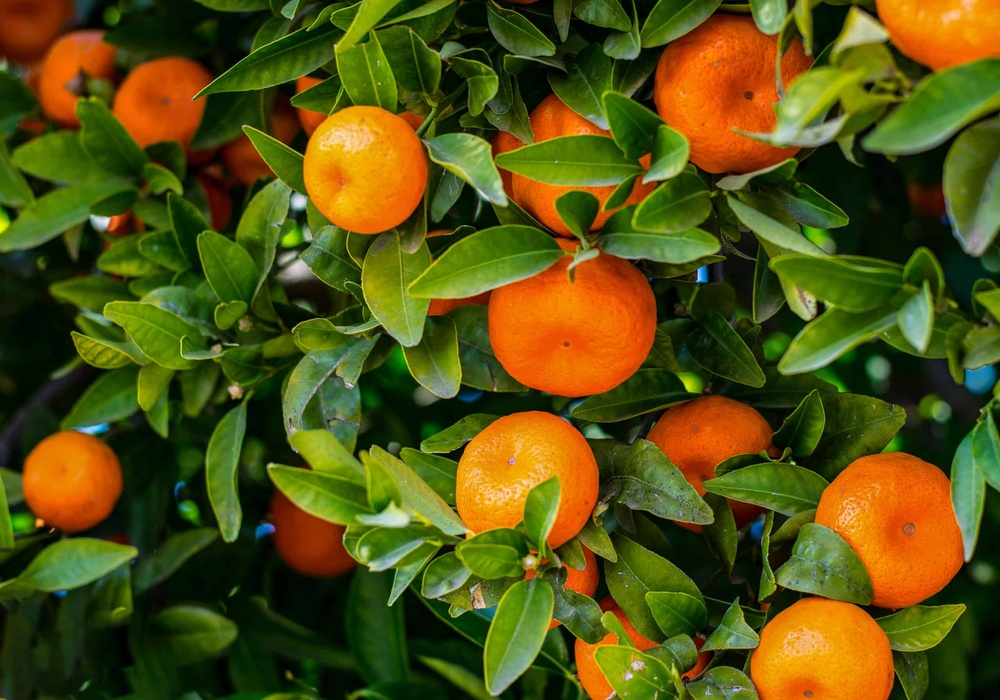
#> input picture Assignment_5/img/oranges.jpg, 1000 x 700 px, shrunk from 2560 x 1793 before the run
$ jupyter execute Assignment_5_2.ipynb
#> lines starting #> are read from the running program, lines starting #| are printed output that depends on the picture
[cell 1]
import cv2 as cv
import numpy as np
import matplotlib.pyplot as plt
from mpl_toolkits.axes_grid1 import make_axes_locatable
import math

# Utility Function

[cell 2]
def convertRGB2HSI(img):

    # Convert RGB to HSI
    width, height, channel = img.shape

    # Create a new image
    new_img = np.zeros((width, height, channel), dtype=np.float64)

    for i in range(width):
        for j in range(height):
            # Get RGB value
            red, green, blue = img[i, j, 2], img[i, j, 1], img[i, j, 0]
            red, green, blue = red / 255.0, green / 255.0, blue / 255.0

            # Convert RGB to HSI
            intensity = max([red, green, blue])
            delta = intensity - min([red, green, blue])

            if intensity == 0:
                saturation = 0
                hue = 0
            elif delta == 0:
                saturation = 0
                hue = 0
            else:
                saturation = delta / intensity

                hue = 0
                if red == intensity:
                    hue = (green - blue) / (delta * 6)
                elif green == intensity:
                    hue = (2.0 + ((blue - red) / delta)) / 6.0
                elif blue == intensity:
                    hue = (4.0 + ((red - green) / delta)) / 6.0

            hue = (hue + 1) % 1
            new_img[i, j] = [hue, saturation, intensity]

    return new_img

[cell 3]
def convertHSI2RGB(img):

    # Convert HSI to RGB
    width, height, channel = img.shape

    # Create a new image
    new_img = np.zeros((width, height, channel), dtype=np.uint8)

    for i in range(width):
        for j in range(height):
            # Get HSI value
            hue, saturation, intensity = img[i, j]

            r, g, b = 0.0, 0.0, 0.0

            H_prime = math.floor(hue * 6)
            F = (hue * 6) - H_prime
            P = intensity * (1 - saturation)
            Q = intensity * (1 - (F * saturation))
            T = intensity * (1 - ((1 - F) * saturation))

            if H_prime == 0:
                r = intensity
                g = T
                b = P
            elif H_prime == 1:
                r = Q
                g = intensity
                b = P
            elif H_prime == 2:
                r = P
                g = intensity
                b = T
            elif H_prime == 3:
                r = P
                g = Q
                b = intensity
            elif H_prime == 4:
                r = T
                g = P
                b = intensity
            elif H_prime == 5:
                r = intensity
                g = P
                b = Q

            new_img[i, j] = [r * 255, g * 255, b * 255]

    return new_img

# Processing

## Load Image

[cell 4]
orange_path = "img/oranges.jpg"
orange = cv.imread(orange_path, cv.IMREAD_COLOR)
#> orange is the input picture: shape (700, 1000, 3); mean B, G, R 17.2, 81.1, 85.8
orange_hsi = convertRGB2HSI(orange)

## Plot RGB Channels

[cell 5]
b, g, r = cv.split(orange)

fig, axs = plt.subplots(1, 3, figsize=(15, 5))
axs[0].imshow(r, cmap="Reds_r")
axs[0].set_title("Red")
divider = make_axes_locatable(axs[0])
cax = divider.append_axes("right", size="5%", pad=0.05)
fig.colorbar(axs[0].imshow(r, cmap="Reds_r"), cax=cax)

axs[1].imshow(g, cmap="Greens_r")
axs[1].set_title("Green")
divider = make_axes_locatable(axs[1])
cax = divider.append_axes("right", size="5%", pad=0.05)
fig.colorbar(axs[1].imshow(r, cmap="Greens_r"), cax=cax)

axs[2].imshow(b, cmap="Blues_r")
axs[2].set_title("Blue")
divider = make_axes_locatable(axs[2])
cax = divider.append_axes("right", size="5%", pad=0.05)
fig.colorbar(axs[2].imshow(r, cmap="Blues_r"), cax=cax)

fig.tight_layout()

plt.savefig("output/5_2/rgb.png")
plt.show()

## Plot HSI Channels

[cell 6]
h, s, i = cv.split(orange_hsi)
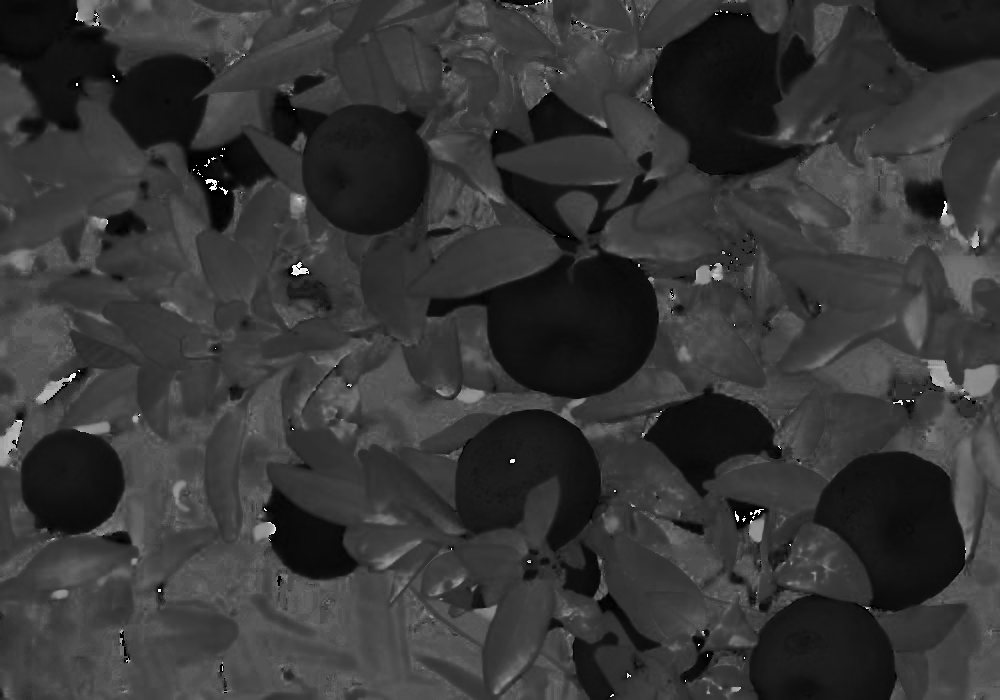
#> h: shape (700, 1000) float64; min 0, max 0.997, mean 0.217
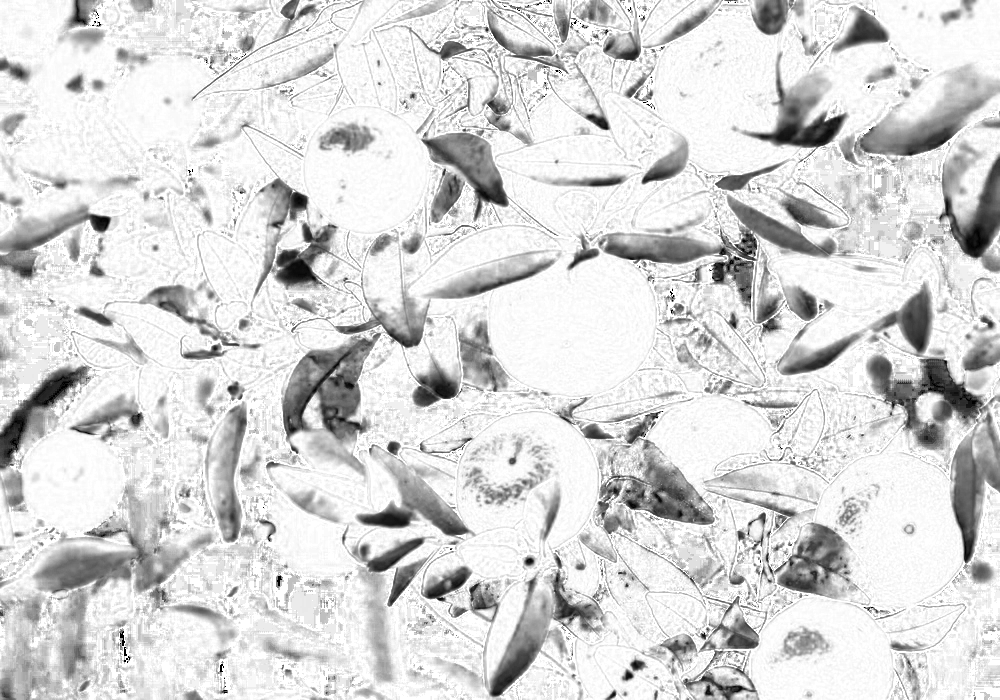
#> s: shape (700, 1000) float64; min 0, max 1, mean 0.846
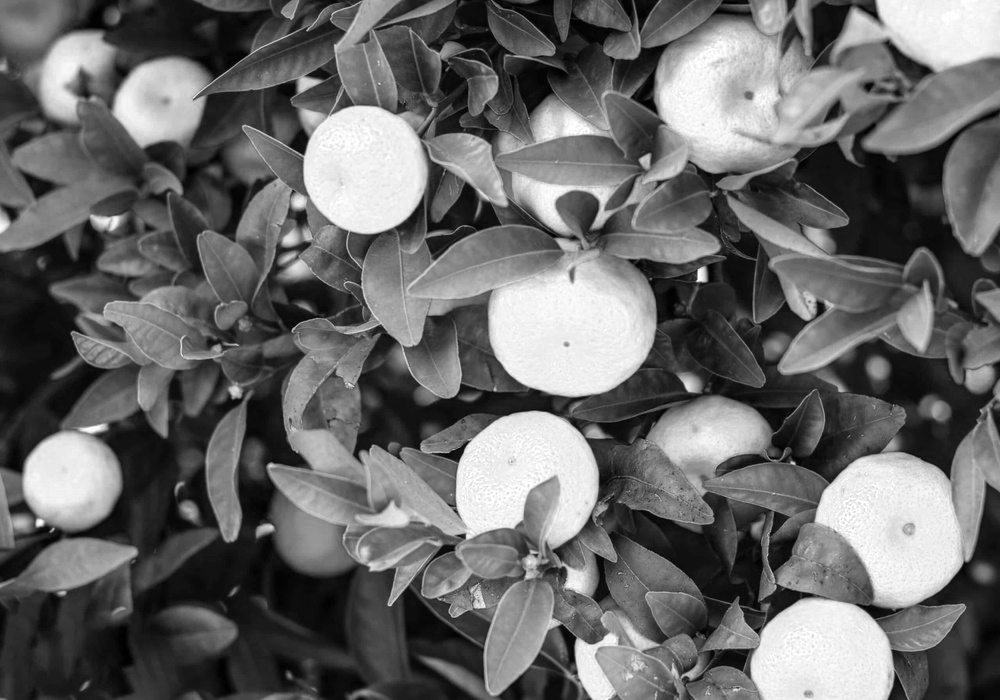
#> i: shape (700, 1000) float64; min 0, max 1, mean 0.411
h = h * 360

fig, axs = plt.subplots(1, 3, figsize=(15, 5))
axs[0].imshow(h, cmap="hsv")
axs[0].set_title("Hue")
divider = make_axes_locatable(axs[0])
cax = divider.append_axes("right", size="5%", pad=0.05)
fig.colorbar(axs[0].imshow(h, cmap="hsv"), cax=cax)

axs[1].imshow(s, cmap="Greys_r")
axs[1].set_title("Saturation")
divider = make_axes_locatable(axs[1])
cax = divider.append_axes("right", size="5%", pad=0.05)
fig.colorbar(axs[1].imshow(s, cmap="Greys_r"), cax=cax)

axs[2].imshow(i, cmap="Greys_r")
axs[2].set_title("Intensity")
divider = make_axes_locatable(axs[2])
cax = divider.append_axes("right", size="5%", pad=0.05)
fig.colorbar(axs[2].imshow(i, cmap="Greys_r"), cax=cax)

fig.tight_layout()

plt.savefig("output/5_2/hue_saturation_intensity.png")
plt.show()

## Slicing With Hue Channel Threshold

[cell 7]
# Filter out not orange
def filterOrange(img, hue=[0, 50]):

    min_hue, max_hue = hue

    hue_range = [min_hue / 360, max_hue/360]
    saturation_range = [0, 1]
    intensity_range = [0, 1]

    width, height, channel = img.shape
#> width = 700; height = 1000; channel = 3

    # Create a new image
    new_img = np.zeros((width, height, channel), dtype=np.float64)

    for i in range(width):
        for j in range(height):
            # Get RGB value
            hue, saturation, intensity = img[i, j, 0], img[i, j, 1], img[i, j, 2]

            # Filter out not orange
            if hue_range[0] <= hue <= hue_range[1] and saturation_range[0] <= saturation <= saturation_range[1] and intensity_range[0] <= intensity <= intensity_range[1]:
                new_img[i, j] = [hue, saturation, intensity]
            else:
                new_img[i, j] = [240/360, 1, 0.5]
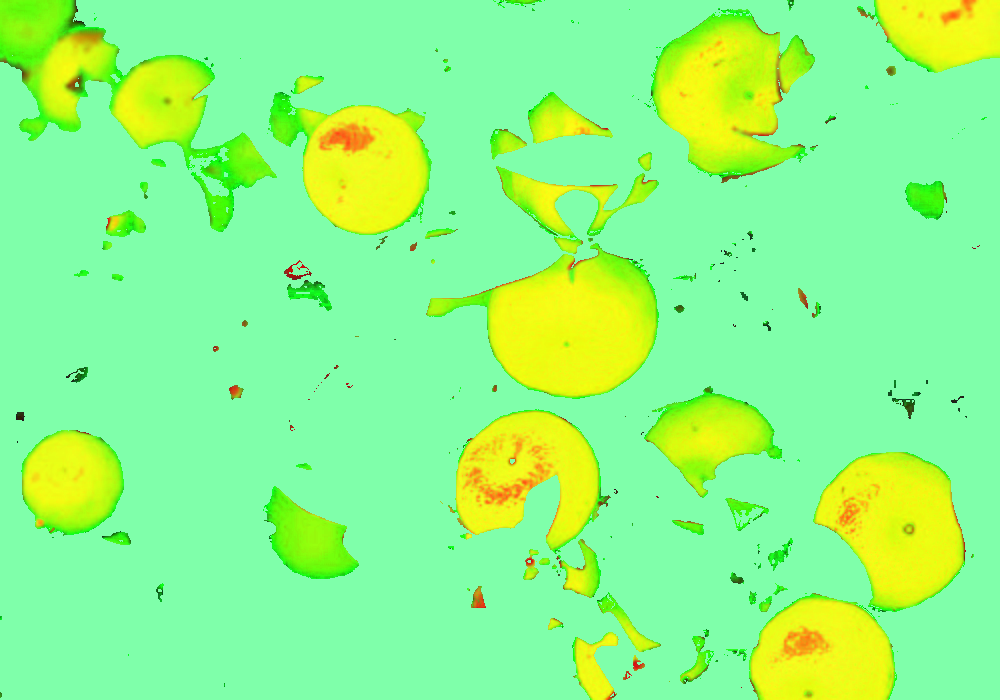
#> new_img: shape (700, 1000, 3) float64; mean B, G, R 0.526, 0.987, 0.558

    return new_img

[cell 8]
filtered_orange = filterOrange(orange_hsi, hue=[5, 50])
filtered_orange_rgb = convertHSI2RGB(filtered_orange)
#> after the loop in convertHSI2RGB, `for i in range(width):`:
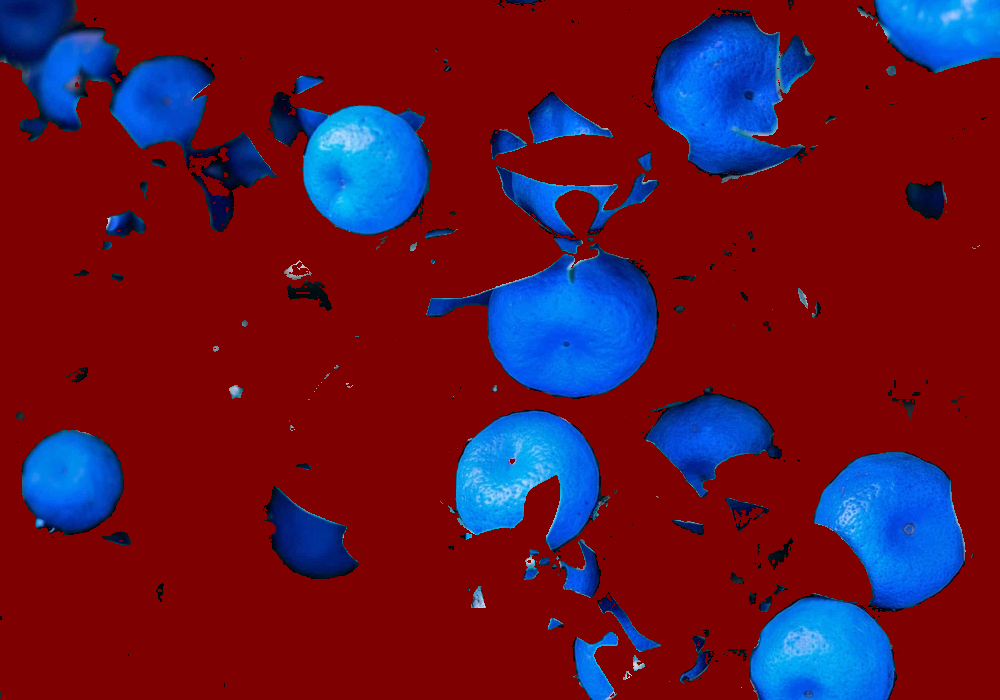
#> new_img: shape (700, 1000, 3); mean B, G, R 45.1, 21.6, 98.8

cv.imwrite("output/5_2/orange_sliced_hsi.png", cv.cvtColor(filtered_orange_rgb, cv.COLOR_RGB2BGR))

fig, axs = plt.subplots(1, 2, figsize=(10, 5))
axs[0].imshow(cv.cvtColor(orange, cv.COLOR_BGR2RGB))
axs[0].set_title("Original")

axs[1].imshow(filtered_orange_rgb)
axs[1].set_title("Orange Sliced")

fig.savefig("output/5_2/orange_sliced_hsi_plt.png")
#> figure, not shown here; B, G, R data is drawn as R, G, B

fig.tight_layout()
#> figure, not shown here; B, G, R data is drawn as R, G, B

## Slicing With RGB Color Space

[cell 9]
def colorSlicing(img, color, colorRange):

#> called with color = (225, 100, 0), colorRange = (30, 100, 255)
    r_range, g_range, b_range = colorRange
    r_color, g_color, b_color = color

    width, height, channel = img.shape
#> width = 700; height = 1000; channel = 3

    # Create a new image
    new_img = np.zeros((width, height, channel), dtype=np.uint8)

    for i in range(width):
        for j in range(height):
            r, g, b = img[i, j]

            diff_r = abs(r - r_color)
            diff_g = abs(g - g_color)
            diff_b = abs(b - b_color)

            if diff_r <= r_range and diff_g <= g_range and diff_b <= b_range:
                new_img[i, j] = [r, g, b]
            else:
                new_img[i, j] = [0, 0, 128]
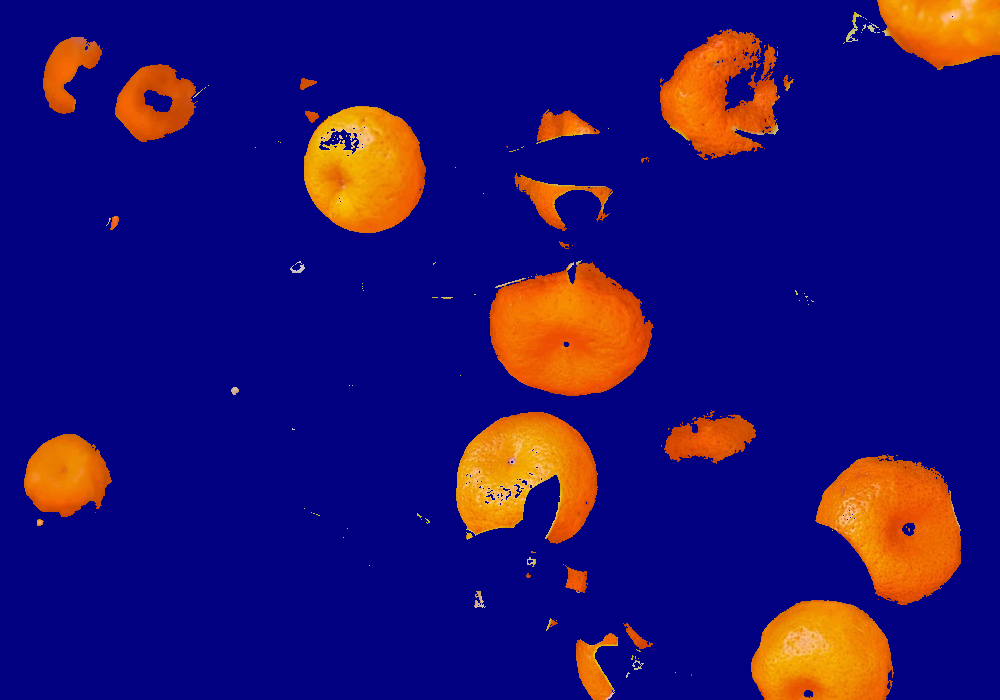
#> new_img: shape (700, 1000, 3); mean R, G, B 34.7, 17.3, 110.3

    return new_img

[cell 10]
orangeColor = (225, 100, 0)
orangeRange = (30, 100, 255)

orange_sliced = colorSlicing(cv.cvtColor(orange, cv.COLOR_BGR2RGB), orangeColor, orangeRange)

cv.imwrite("output/5_2/orange_sliced_rgb.png", cv.cvtColor(orange_sliced, cv.COLOR_RGB2BGR))

fig, axs = plt.subplots(1, 2, figsize=(10, 5))
axs[0].imshow(cv.cvtColor(orange, cv.COLOR_BGR2RGB))
axs[0].set_title("Original")

axs[1].imshow(orange_sliced)
axs[1].set_title("Orange Sliced")

fig.tight_layout()

plt.savefig("output/5_2/orange_sliced_rgb_plt.png")
plt.show()

[cell 11]
fig, axs = plt.subplots(1, 3, figsize=(15, 5))

axs[0].imshow(cv.cvtColor(orange, cv.COLOR_BGR2RGB))
axs[0].set_title("Original")

axs[1].imshow(filtered_orange_rgb)
axs[1].set_title("Orange Sliced HSI")

axs[2].imshow(orange_sliced)
axs[2].set_title("Orange Sliced RGB")

fig.tight_layout()

plt.savefig("output/5_2/orange_sliced.png")
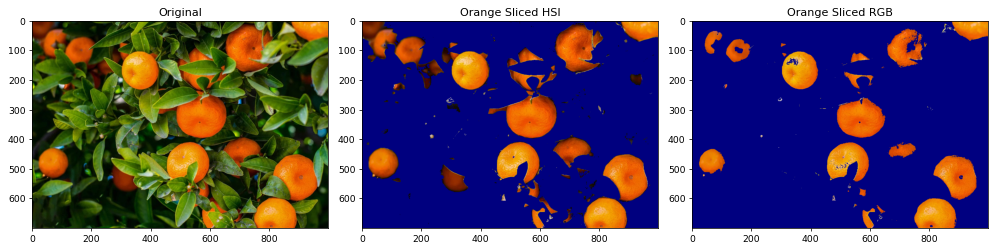
#> figure drawn by matplotlib, 3 panels; B, G, R data is drawn as R, G, B
plt.show()

$ run again, with Assignment_5/img/fruit.jpg copied over Assignment_5/img/oranges.jpg
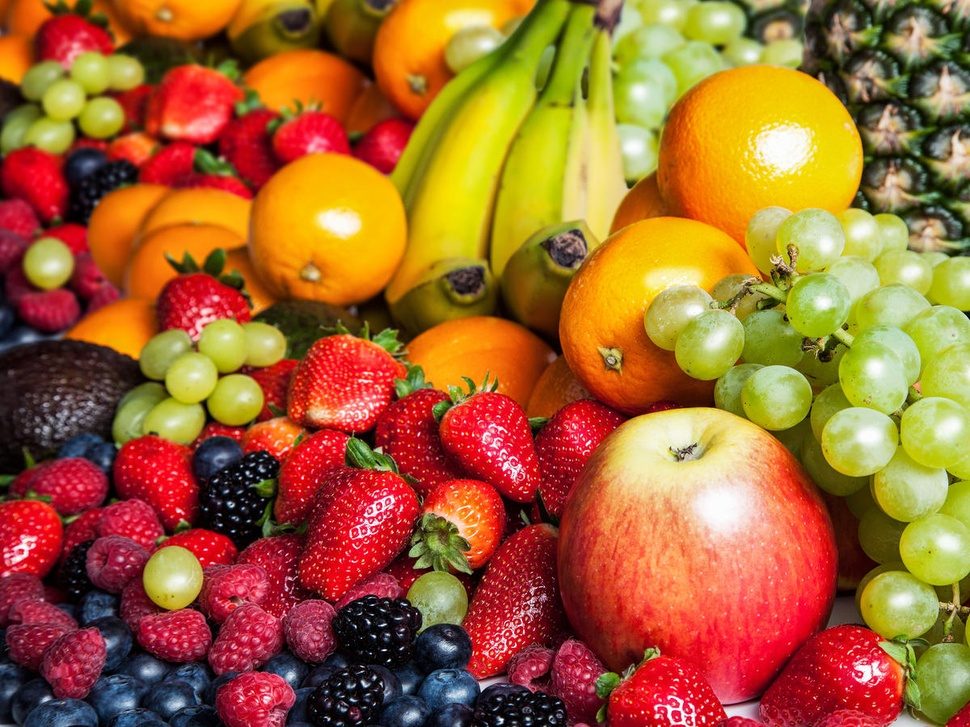
#> input picture Assignment_5/img/fruit.jpg, 970 x 727 px, shrunk from 1200 x 900 before the run
#> orange is the input picture: shape (727, 970, 3); mean B, G, R 49, 101.4, 162.6
#> after the loop in colorSlicing, `for i in range(width):`:
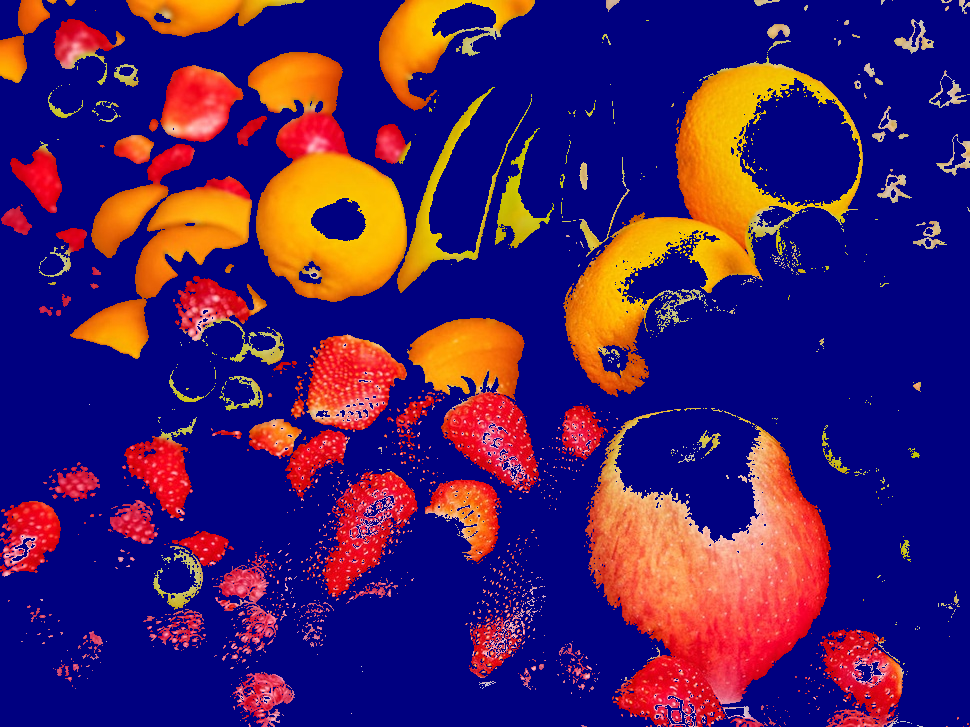
#> new_img: shape (727, 970, 3); mean R, G, B 69.2, 31.1, 102.6
#> `plt.savefig("output/5_2/orange_sliced.png")`:
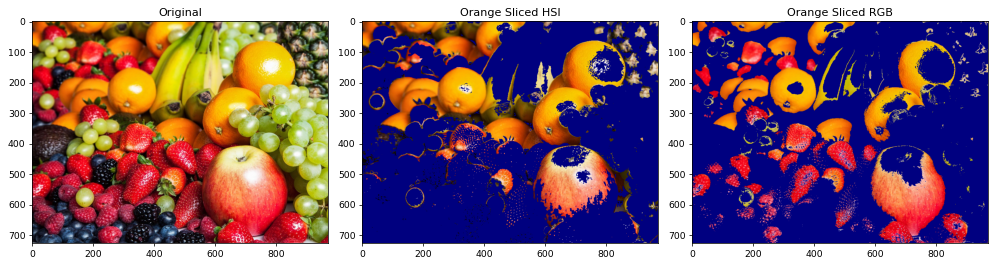
#> figure drawn by matplotlib, 3 panels; B, G, R data is drawn as R, G, B
